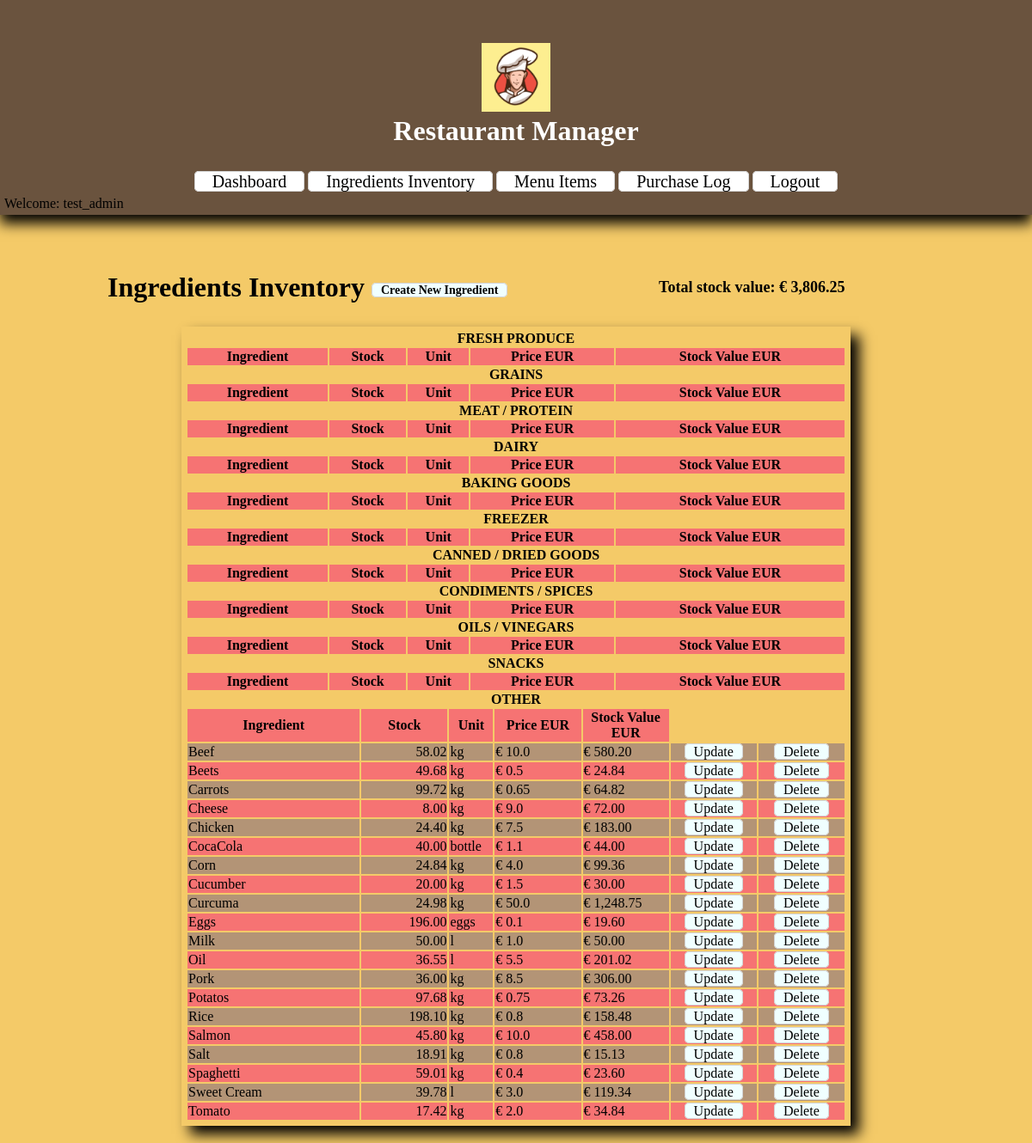
Before: /ingredients/ (signed in) with the older database file.
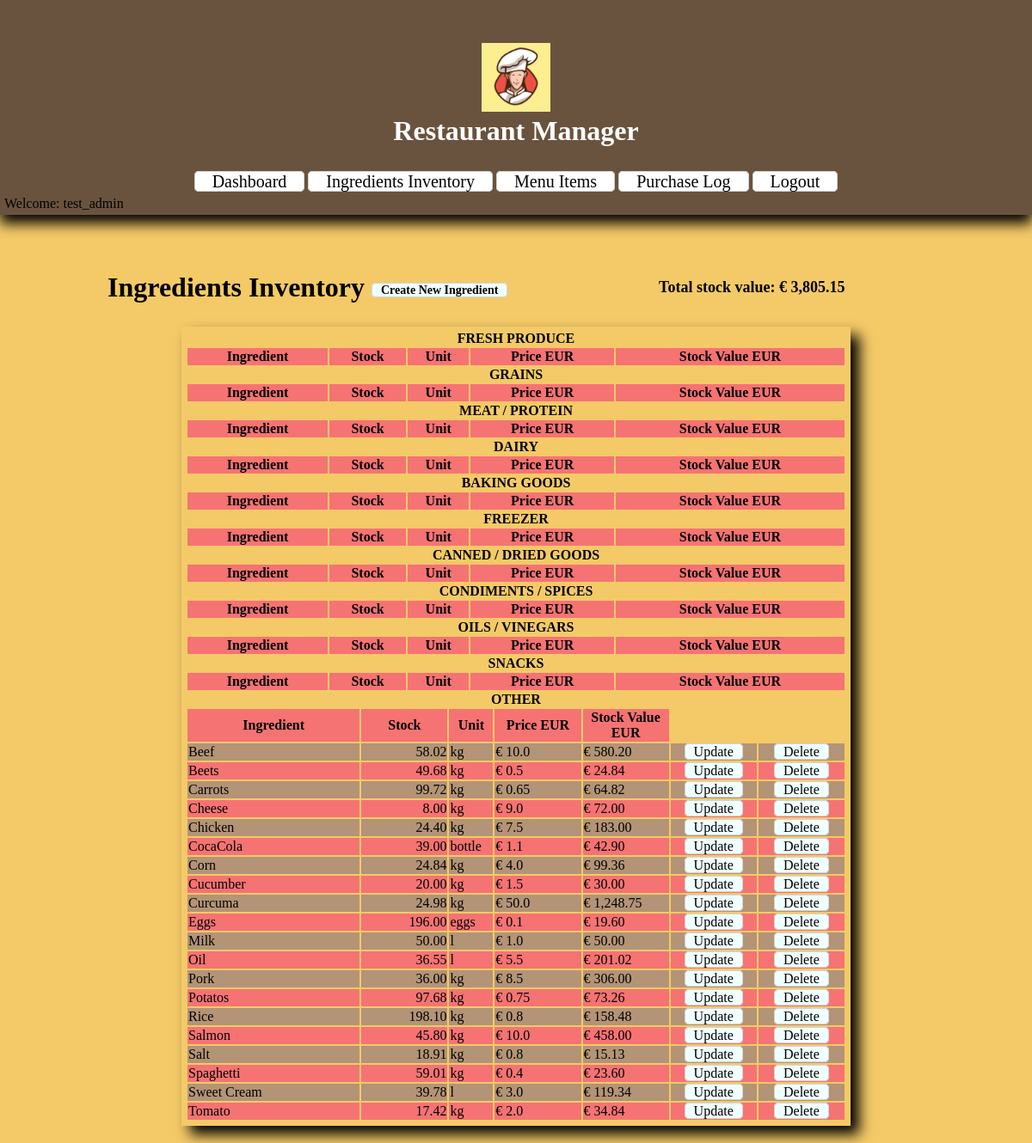
After: the same page with the newer database file.
### restaurantManager/models.py (models this page shows, shortened)
class Ingredient(models.Model):
    UNIT_TYPES = [
        ("l", "litre"),
        ("kg", "kilogramm"),
        ("bottle", "bottle"),
        ("eggs", "eggs")
    ]
    CATEGORIES = [
        ('FRESH PRODUCE', 'FRESH PRODUCE'),
        ('GRAINS', 'GRAINS'),
        ('MEAT / PROTEIN', 'MEAT / PROTEIN'),
        ('DAIRY', 'DAIRY'),
        ('BAKING GOODS', 'BAKING GOODS'),
        ('FREEZER', 'FREEZER'),
        ('CANNED / DRIED GOODS', 'CANNED / DRIED GOODS'),
        ('CONDIMENTS / SPICES', 'CONDIMENTS / SPICES'),
        ('OILS / VINEGARS', 'OILS / VINEGARS'),
        ('SNACKS', 'SNACKS'),
        ('OTHER', 'OTHER')
    ]
    name = models.CharField(unique = True, max_length=30)
    unit = models.CharField(max_length=10, choices=UNIT_TYPES)
    quantity = models.FloatField(default=0)
    price = models.FloatField(default=0)
    category = models.CharField(max_length=20, choices=CATEGORIES, default='OTHER')
    class Meta:
        ordering = ['name']
    def stock_value(self):
        return self.price * self.quantity

### restaurantManager/views.py (the view)
# urls.py: path('ingredients/', views.IngredientsView.as_view(), name='ingredients'),
class IngredientsView(LoginRequiredMixin, ListView):
    model = Ingredient
    def get_context_data(self):
        context = super().get_context_data()
        global INGREDIENTS
        INGREDIENTS = Ingredient.objects.all()
        ingredients_values = [ingredient.quantity * ingredient.price for ingredient in INGREDIENTS]
        context['ingredients'] = INGREDIENTS
        context['total_value'] = sum(ingredients_values)
        return context
    template_name = "restaurantManager/ingredients.html"

### restaurantManager/templates/restaurantManager/ingredients.html (shortened to what this page needs)
{% extends 'base.html' %}
{% load static %}
{% block content %}
    <table style="width: 100%;">
        <tr style="display: inline-block; width: 50%;">
            <td style="width: 100%;">
                <h1>Ingredients Inventory <a style="font-size: 14px; vertical-align: middle;" href="{% url 'create_ingredient' %}">Create New Ingredient</a></h1>
            </td>
        </tr>
        <tr style="display: inline-block; width: 50%;">
            <td style="display:block; text-align: right; padding-right: 20%">
                <p style="font-size: 18px;"><strong>Total stock value: € {{ total_value|floatformat:2 }}</strong></p>
            </td>
        </tr>
    </table>
    <div class="table-box">
        {% with item=ingredients|first %}
            {% for table in item.CATEGORIES %}
                <table class="list">
                    <caption><strong>{{ table.0 }}</strong></caption>
                    <tr>
                        <th>Ingredient</th>
                        <th>Stock</th>
                        <th>Unit</th>
                        <th>Price EUR</th>
                        <th>Stock Value EUR</th>
                    </tr>
                    {% for item in ingredients|dictsort:'name' %}
                        {% if item.category == table.0 %}
                        <tr>
                            <td style="width:20%;">{{ item.name }}</td>
                            <td style="width:10%; text-align: right;">{{ item.quantity|floatformat:2 }}</td>
                            <td style="width:5%;">{{ item.unit }}</td>
                            <td style="width:10%;">€ {{ item.price }}</td>
                            <td style="width:10%;">€ {{ item.stock_value|floatformat:2 }}</td>
                            <td style="width:10%; text-align: center;"><a href="{% url 'update_ingredient' item.pk %}">Update</a></td>
                            <td style="width:10%; text-align: center;"><a href="{% url 'delete_ingredient' item.pk %}">Delete</a></td>
                        </tr>
                        {% endif %}
                    {% endfor %}
                </table>
            {% endfor %}
        {% endwith %}
    </div>
{% endblock %}

Changed rows visible on the page:
changed Ingredient "CocaCola": quantity "40.00" → "39.00"; stock_value "44.00" → "42.90"
Other visible differences:
{{ total_value|floatformat:2 }}: "3,806.25" → "3,805.15"
